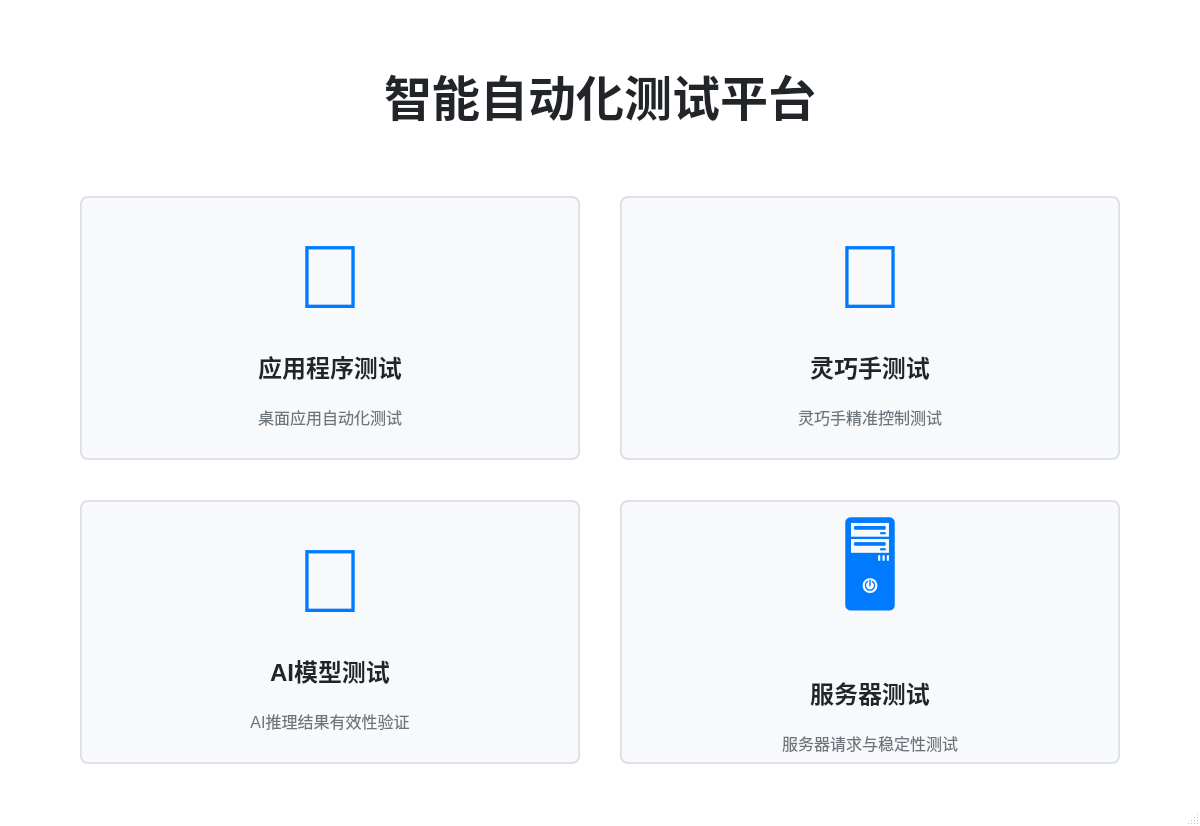
<?xml version="1.0" encoding="UTF-8"?>
<ui version="4.0">
 <class>MainWindow</class>
 <widget class="QMainWindow" name="MainWindow">
  <property name="geometry">
   <rect>
    <x>0</x>
    <y>0</y>
    <width>1200</width>
    <height>800</height>
   </rect>
  </property>
  <property name="windowTitle">
   <string>AutoTest Pro | 智能自动化测试平台</string>
  </property>
  <!-- 全局样式：通过控件路径精准匹配，避免同名冲突 -->
  <property name="styleSheet">
   <string notr="true">
    /* 全局基础 */
    QMainWindow { background-color: #FFFFFF; }
    QWidget { font-family: &quot;Microsoft YaHei&quot;; }

    /* 主标题 */
    QLabel#title_label {
     font-size: 48px;
     font-weight: 700;
     color: #212529;
     margin-bottom: 60px;
     text-align: center;
    }

    /* 四个按钮统一样式（尺寸/背景） */
    QPushButton#btn_app, QPushButton#btn_robot, QPushButton#btn_ai, QPushButton#btn_server {
     background-color: #F8F9FA;
     border: 2px solid #DEE2E6;
     border-radius: 8px;
     min-height: 220px;
     min-width: 320px;
     padding: 20px;
    }
    QPushButton#btn_app:hover, QPushButton#btn_robot:hover, QPushButton#btn_ai:hover, QPushButton#btn_server:hover {
     background-color: #007BFF;
     color: #FFFFFF;
     border-color: #007BFF;
    }

    /* 每个入口的图标（唯一命名+精准匹配） */
    QLabel#icon_app, QLabel#icon_robot, QLabel#icon_ai, QLabel#icon_server {
     font-size: 90px !important;
     color: #007BFF;
     margin-bottom: 15px;
     text-align: center;
    }

    /* 每个入口的标题（唯一命名+精准匹配） */
    QLabel#title_app, QLabel#title_robot, QLabel#title_ai, QLabel#title_server {
     font-size: 24px !important;
     font-weight: 600;
     color: #212529;
     margin-bottom: 15px;
     text-align: center;
    }

    /* 每个入口的描述（唯一命名+精准匹配） */
    QLabel#desc_app, QLabel#desc_robot, QLabel#desc_ai, QLabel#desc_server {
     font-size: 16px !important;
     color: #6C757D;
     text-align: center;
    }
   </string>
  </property>

  <widget class="QWidget" name="centralwidget">
   <layout class="QVBoxLayout" name="main_layout">
    <property name="leftMargin"><number>80</number></property>
    <property name="topMargin"><number>60</number></property>
    <property name="rightMargin"><number>80</number></property>
    <property name="bottomMargin"><number>40</number></property>

    <!-- 主标题 -->
    <item>
     <widget class="QLabel" name="title_label">
      <property name="text"><string>智能自动化测试平台</string></property>
      <property name="alignment"><set>Qt::AlignCenter</set></property>
     </widget>
    </item>

    <!-- 四个功能入口 -->
    <item>
     <layout class="QGridLayout" name="func_grid">
      <property name="spacing"><number>40</number></property>

      <!-- 1. 应用程序测试（基准） -->
      <item row="0" column="0">
       <widget class="QPushButton" name="btn_app">
        <layout class="QVBoxLayout" name="vbox_app">
         <property name="alignment"><set>Qt::AlignCenter</set></property>
         <item>
          <widget class="QLabel" name="icon_app">
           <property name="text"><string>📱</string></property>
           <property name="alignment"><set>Qt::AlignCenter</set></property>
          </widget>
         </item>
         <item>
          <widget class="QLabel" name="title_app">
           <property name="text"><string>应用程序测试</string></property>
           <property name="alignment"><set>Qt::AlignCenter</set></property>
          </widget>
         </item>
         <item>
          <widget class="QLabel" name="desc_app">
           <property name="text"><string>桌面应用自动化测试</string></property>
           <property name="alignment"><set>Qt::AlignCenter</set></property>
          </widget>
         </item>
        </layout>
       </widget>
      </item>

      <!-- 2. 灵巧手测试（和基准结构完全一致） -->
      <item row="0" column="1">
       <widget class="QPushButton" name="btn_robot">
        <layout class="QVBoxLayout" name="vbox_robot">
         <property name="alignment"><set>Qt::AlignCenter</set></property>
         <item>
          <widget class="QLabel" name="icon_robot">
           <property name="text"><string>🤖</string></property>
           <property name="alignment"><set>Qt::AlignCenter</set></property>
          </widget>
         </item>
         <item>
          <widget class="QLabel" name="title_robot">
           <property name="text"><string>灵巧手测试</string></property>
           <property name="alignment"><set>Qt::AlignCenter</set></property>
          </widget>
         </item>
         <item>
          <widget class="QLabel" name="desc_robot">
           <property name="text"><string>灵巧手精准控制测试</string></property>
           <property name="alignment"><set>Qt::AlignCenter</set></property>
          </widget>
         </item>
        </layout>
       </widget>
      </item>

      <!-- 3. AI模型测试（和基准结构完全一致） -->
      <item row="1" column="0">
       <widget class="QPushButton" name="btn_ai">
        <layout class="QVBoxLayout" name="vbox_ai">
         <property name="alignment"><set>Qt::AlignCenter</set></property>
         <item>
          <widget class="QLabel" name="icon_ai">
           <property name="text"><string>🧠</string></property>
           <property name="alignment"><set>Qt::AlignCenter</set></property>
          </widget>
         </item>
         <item>
          <widget class="QLabel" name="title_ai">
           <property name="text"><string>AI模型测试</string></property>
           <property name="alignment"><set>Qt::AlignCenter</set></property>
          </widget>
         </item>
         <item>
          <widget class="QLabel" name="desc_ai">
           <property name="text"><string>AI推理结果有效性验证</string></property>
           <property name="alignment"><set>Qt::AlignCenter</set></property>
          </widget>
         </item>
        </layout>
       </widget>
      </item>

      <!-- 4. 服务器测试（和基准结构完全一致） -->
      <item row="1" column="1">
       <widget class="QPushButton" name="btn_server">
        <layout class="QVBoxLayout" name="vbox_server">
         <property name="alignment"><set>Qt::AlignCenter</set></property>
         <item>
          <widget class="QLabel" name="icon_server">
           <property name="text"><string>🖥️</string></property>
           <property name="alignment"><set>Qt::AlignCenter</set></property>
          </widget>
         </item>
         <item>
          <widget class="QLabel" name="title_server">
           <property name="text"><string>服务器测试</string></property>
           <property name="alignment"><set>Qt::AlignCenter</set></property>
          </widget>
         </item>
         <item>
          <widget class="QLabel" name="desc_server">
           <property name="text"><string>服务器请求与稳定性测试</string></property>
           <property name="alignment"><set>Qt::AlignCenter</set></property>
          </widget>
         </item>
        </layout>
       </widget>
      </item>
     </layout>
    </item>
   </layout>
  </widget>

  <widget class="QMenuBar" name="menubar"/>
  <widget class="QStatusBar" name="statusbar"/>
 </widget>
 <resources/>
 <connections/>
</ui>
